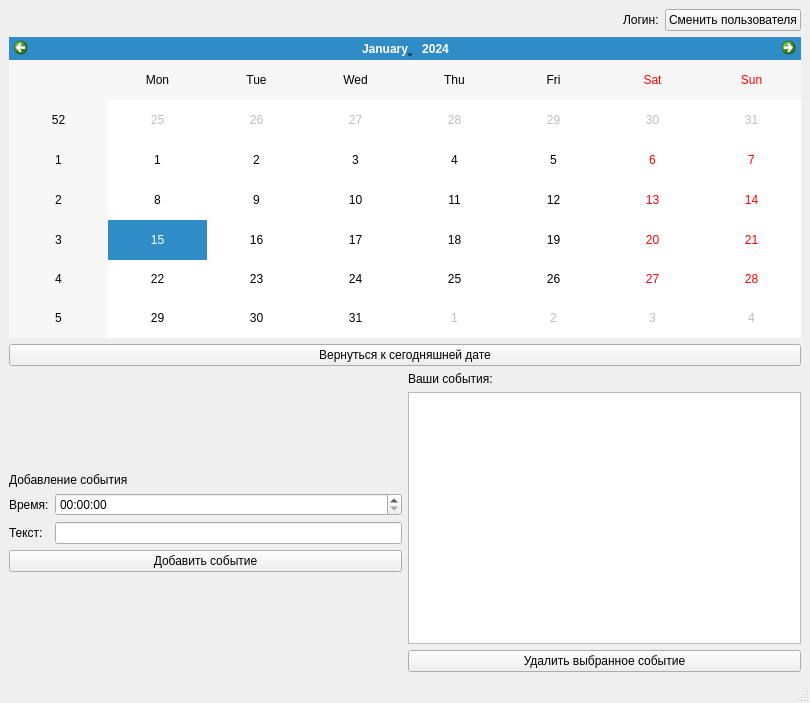
<?xml version="1.0" encoding="UTF-8"?>
<ui version="4.0">
 <class>MainWindow</class>
 <widget class="QMainWindow" name="MainWindow">
  <property name="geometry">
   <rect>
    <x>0</x>
    <y>0</y>
    <width>810</width>
    <height>703</height>
   </rect>
  </property>
  <property name="windowTitle">
   <string>Умный календарь</string>
  </property>
  <property name="styleSheet">
   <string notr="true"/>
  </property>
  <widget class="QWidget" name="centralwidget">
   <layout class="QVBoxLayout" name="verticalLayout_2">
    <item>
     <layout class="QHBoxLayout" name="horizontalLayout_2">
      <item>
       <spacer name="horizontalSpacer">
        <property name="orientation">
         <enum>Qt::Horizontal</enum>
        </property>
        <property name="sizeHint" stdset="0">
         <size>
          <width>40</width>
          <height>20</height>
         </size>
        </property>
       </spacer>
      </item>
      <item>
       <widget class="QLabel" name="currentUserLabel">
        <property name="text">
         <string>Логин:</string>
        </property>
       </widget>
      </item>
      <item>
       <widget class="QPushButton" name="userChangeBtn">
        <property name="text">
         <string>Сменить пользователя</string>
        </property>
       </widget>
      </item>
     </layout>
    </item>
    <item>
     <widget class="QCalendarWidget" name="calendarWidget"/>
    </item>
    <item>
     <widget class="QPushButton" name="returnDateBtn">
      <property name="text">
       <string>Вернуться к сегодняшней дате</string>
      </property>
     </widget>
    </item>
    <item>
     <layout class="QHBoxLayout" name="horizontalLayout">
      <item>
       <layout class="QVBoxLayout" name="verticalLayout">
        <item>
         <spacer name="verticalSpacer_2">
          <property name="orientation">
           <enum>Qt::Vertical</enum>
          </property>
          <property name="sizeHint" stdset="0">
           <size>
            <width>20</width>
            <height>40</height>
           </size>
          </property>
         </spacer>
        </item>
        <item>
         <widget class="QLabel" name="label_4">
          <property name="text">
           <string>Добавление события</string>
          </property>
         </widget>
        </item>
        <item>
         <layout class="QGridLayout" name="gridLayout">
          <item row="1" column="0">
           <widget class="QLabel" name="label_2">
            <property name="text">
             <string>Текст:</string>
            </property>
           </widget>
          </item>
          <item row="0" column="0">
           <widget class="QLabel" name="label">
            <property name="text">
             <string>Время:</string>
            </property>
           </widget>
          </item>
          <item row="1" column="1">
           <widget class="QLineEdit" name="lineEdit"/>
          </item>
          <item row="0" column="1">
           <widget class="QTimeEdit" name="timeEdit"/>
          </item>
         </layout>
        </item>
        <item>
         <widget class="QPushButton" name="addEventBtn">
          <property name="text">
           <string>Добавить событие</string>
          </property>
         </widget>
        </item>
        <item>
         <spacer name="verticalSpacer">
          <property name="orientation">
           <enum>Qt::Vertical</enum>
          </property>
          <property name="sizeHint" stdset="0">
           <size>
            <width>20</width>
            <height>40</height>
           </size>
          </property>
         </spacer>
        </item>
       </layout>
      </item>
      <item>
       <layout class="QVBoxLayout" name="verticalLayout_3">
        <item>
         <widget class="QLabel" name="label_3">
          <property name="text">
           <string>Ваши события:</string>
          </property>
         </widget>
        </item>
        <item>
         <widget class="QListWidget" name="listWidget"/>
        </item>
        <item>
         <widget class="QPushButton" name="deleteEventBtn">
          <property name="text">
           <string>Удалить выбранное событие</string>
          </property>
         </widget>
        </item>
       </layout>
      </item>
     </layout>
    </item>
   </layout>
  </widget>
  <widget class="QStatusBar" name="statusBar"/>
 </widget>
 <resources/>
 <connections/>
</ui>
